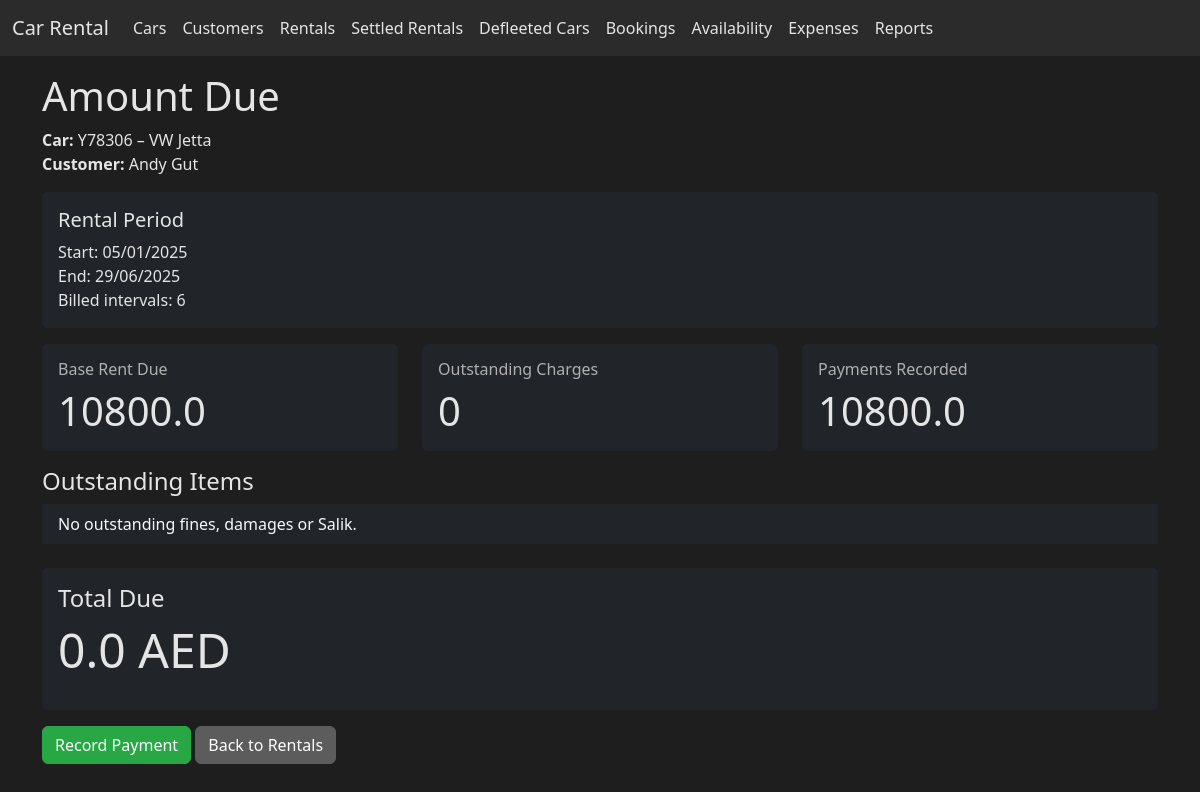
Screenshot of /rental/due/2 with the database file from the repository.
### app.py (models this page shows, shortened)
class Car(db.Model):
    id = db.Column(db.Integer, primary_key=True)
    model = db.Column(db.String(120), nullable=False)
    model_year = db.Column(db.Integer)
    licence_plate = db.Column(db.String(20), unique=True)
    colour = db.Column(db.String(50))
    mileage_at_purchase = db.Column(db.Integer)
    purchase_price = db.Column(db.Float)
    initial_investment = db.Column(db.Float)
    salik_tag = db.Column(db.String(50))
    registration_date = db.Column(db.Date)
    tracker_installed = db.Column(db.Boolean, default=False)
    passing_cost = db.Column(db.Float)
    registration_cost = db.Column(db.Float)
    insurance_cost = db.Column(db.Float)
    planned_rent = db.Column(db.Float)
    rentals = db.relationship('Rental', back_populates='car')
    expenses = db.relationship('Expense', back_populates='car')
    fines = db.relationship('Fine', back_populates='car')
    damages = db.relationship('Damage', back_populates='car')

class Customer(db.Model):
    id = db.Column(db.Integer, primary_key=True)
    name = db.Column(db.String(120), nullable=False)
    phone = db.Column(db.String(50))
    address = db.Column(db.Text)
    passport_file = db.Column(db.String(200))  # filename of uploaded passport
    license_file = db.Column(db.String(200))   # filename of uploaded licence
    rentals = db.relationship('Rental', back_populates='customer')
    fines = db.relationship('Fine', back_populates='customer')
    damages = db.relationship('Damage', back_populates='customer')

class Rental(db.Model):
    id = db.Column(db.Integer, primary_key=True)
    car_id = db.Column(db.Integer, db.ForeignKey('car.id'))
    customer_id = db.Column(db.Integer, db.ForeignKey('customer.id'))
    start_date = db.Column(db.Date, nullable=False)
    end_date = db.Column(db.Date, nullable=True)  # null for open ended
    contract_type = db.Column(db.String(20), default='open')  # open or fixed
    planned_rent = db.Column(db.Float)
    actual_rent = db.Column(db.Float)
    deposit = db.Column(db.Float)
    deposit_refunded = db.Column(db.Boolean, default=False)
    deposit_refunded_amount = db.Column(db.Float, nullable=True)
    deposit_refund_date = db.Column(db.Date, nullable=True)
    billing_interval_days = db.Column(db.Integer, default=30)
    next_billing_date = db.Column(db.Date, nullable=True)
    car = db.relationship('Car', back_populates='rentals')
    customer = db.relationship('Customer', back_populates='rentals')
    payments = db.relationship('Payment', back_populates='rental')

### app.py (the view)
@app.route('/rental/due/<int:rental_id>')
def rental_due_summary(rental_id: int):
    rental = Rental.query.get_or_404(rental_id)
    today = date.today()
    period_end = rental.end_date if rental.end_date and rental.end_date < today else today
    days_active = (period_end - rental.start_date).days
    intervals = (days_active // (rental.billing_interval_days or 30)) + 1
    rent_rate = rental.actual_rent if rental.actual_rent is not None else rental.planned_rent or 0.0
    base_due = rent_rate * intervals
    total_payments = sum(p.amount or 0 for p in rental.payments)
    outstanding_fines = [f for f in rental.customer.fines if f.car_id == rental.car_id and not f.paid]
    outstanding_damages = [d for d in rental.customer.damages if d.car_id == rental.car_id and not d.paid]
    outstanding_salik = [s for s in rental.salik_entries if not getattr(s, 'paid', False)]
    charges_due = sum(f.amount or 0 for f in outstanding_fines) + \
                  sum(d.amount or 0 for d in outstanding_damages) + \
                  sum(s.amount or 0 for s in outstanding_salik)
    due_amount = base_due + charges_due - total_payments
    return render_template('rental_due.html', rental=rental,
                           base_due=base_due,
                           intervals=intervals,
                           charges_due=charges_due,
                           total_payments=total_payments,
                           due_amount=due_amount,
                           outstanding_fines=outstanding_fines,
                           outstanding_damages=outstanding_damages,
                           outstanding_salik=outstanding_salik,
                           period_end=period_end)

### templates/rental_due.html (shortened to what this page needs)
{% extends 'base.html' %}
{% block content %}
<h1>Amount Due</h1>
<p><strong>Car:</strong> {{ rental.car.licence_plate }} – {{ rental.car.model }}<br>
<strong>Customer:</strong> {{ rental.customer.name }}</p>
<div class="card bg-dark border-secondary mb-3">
  <div class="card-body">
    <h5 class="card-title">Rental Period</h5>
    <p class="card-text">Start: {{ rental.start_date.strftime('%d/%m/%Y') }}<br>
    End: {{ rental.end_date.strftime('%d/%m/%Y') if rental.end_date else 'Open' }}<br>
    Billed intervals: {{ intervals }}</p>
  </div>
</div>
<div class="row">
  <div class="col-md-4 mb-3">
    <div class="card bg-dark border-secondary">
      <div class="card-body">
        <div class="h6 text-muted">Base Rent Due</div>
        <div class="display-6">{{ base_due | round(2) }}</div>
      </div>
    </div>
  </div>
  <div class="col-md-4 mb-3">
    <div class="card bg-dark border-secondary">
      <div class="card-body">
        <div class="h6 text-muted">Outstanding Charges</div>
        <div class="display-6">{{ charges_due | round(2) }}</div>
      </div>
    </div>
  </div>
  <div class="col-md-4 mb-3">
    <div class="card bg-dark border-secondary">
      <div class="card-body">
        <div class="h6 text-muted">Payments Recorded</div>
        <div class="display-6">{{ total_payments | round(2) }}</div>
      </div>
    </div>
  </div>
</div>
<h4>Outstanding Items</h4>
<ul class="list-group list-group-flush mb-4">
  {% if not outstanding_fines and not outstanding_damages and not outstanding_salik %}
  <li class="list-group-item bg-dark text-light">No outstanding fines, damages or Salik.</li>
  {% endif %}
</ul>
<div class="card bg-dark border-primary">
  <div class="card-body">
    <h4>Total Due</h4>
    <p class="display-5">{{ due_amount | round(2) }} AED</p>
  </div>
</div>
<a href="{{ url_for('add_payment', rental_id=rental.id) }}" class="btn btn-success mt-3">Record Payment</a>
<a href="{{ url_for('list_rentals') }}" class="btn btn-secondary mt-3">Back to Rentals</a>
{% endblock %}

### static/style.css (style rules this page uses)
body { background-color: #1e1e1e; color: #e5e5e5; }
a { color: #6ab7ff; }
.card { background-color: #2b2b2b; border: none; color: #e5e5e5; }
.btn-secondary { background-color: #5c5c5c; border-color: #5c5c5c; }
.btn-success { background-color: #28a745; border-color: #28a745; color: #ffffff; }
.text-muted { color: #b0b0b0 !important; }

### rows the page displays
Car: car.licence_plate "Y78306", car.model "VW Jetta"
Customer: customer.name "Andy Gut"
Rental: start_date "05/01/2025", end_date "29/06/2025"

### other values shown
{{ intervals }} "6"
{{ base_due | round(2) }} "10800.0"
{{ charges_due | round(2) }} "0"
{{ total_payments | round(2) }} "10800.0"
{{ due_amount | round(2) }} "0.0"
